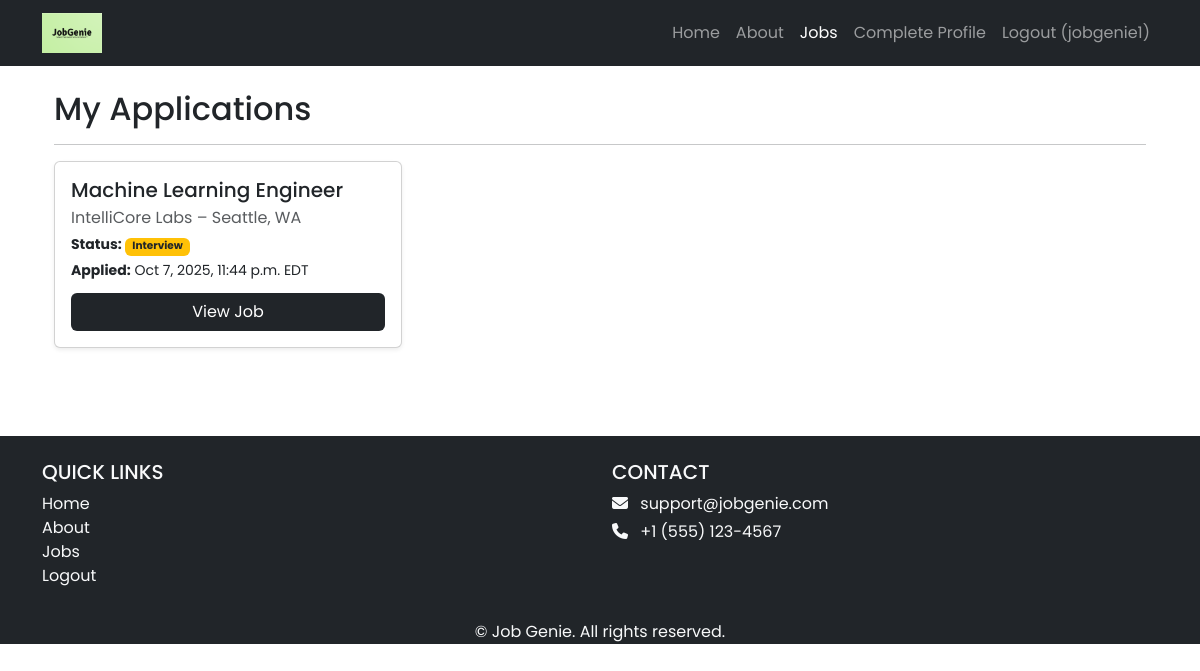
Screenshot of /jobs/my-applications/ (signed in) with the database file from the repository.
### jobs/models.py (models this page shows, shortened)
class Application(models.Model):
    STATUS_CHOICES = [
        ('applied', 'Applied'),
        ('review', 'Review'),
        ('interview', 'Interview'),
        ('offer', 'Offer'),
        ('closed', 'Closed'),
    ]
    job = models.ForeignKey(Job, on_delete=models.CASCADE, related_name="applications")
    candidate = models.ForeignKey(settings.AUTH_USER_MODEL, on_delete=models.CASCADE, related_name="applications")
    note = models.TextField(blank=True)  # tailored note from candidate
    status = models.CharField(max_length=20, choices=STATUS_CHOICES, default='applied')
    applied_at = models.DateTimeField(auto_now_add=True)
    def get_status_badge_class(self):
        return {
            'applied': 'bg-secondary',
            'review': 'bg-info text-dark',
            'interview': 'bg-warning text-dark',
            'offer': 'bg-success',
            'closed': 'bg-danger'
        }.get(self.status, 'bg-dark')

class Job(models.Model):
    JOB_TYPES = [
        ('FT', 'Full Time'),
        ('PT', 'Part Time'),
        ('IN', 'Internship'),
        ('CT', 'Contractor'),
    ]
    REMOTE_TYPES = [
        ('ON', 'On-site'),
        ('RE', 'Remote'),
        ('HY', 'Hybrid'),
    ]
    SPONSORSHIP_OPT = [
        ('YES', 'Sponsorship Available'),
        ('NO', 'No Sponsorship'),
    ]
    recruiter = models.ForeignKey(
    Recruiter,
    on_delete=models.CASCADE,
    related_name="jobs",
    null=True,
    blank=True
    )
    title = models.CharField(max_length=255)
    company_name = models.CharField(max_length=255, blank=True, default="")
    skills = models.TextField(help_text="List required skills, separated by commas", blank=True, default="")
    location = models.CharField(max_length=255)
    salary_min = models.DecimalField(max_digits=10, decimal_places=2, null=True, blank=True)
    salary_max = models.DecimalField(max_digits=10, decimal_places=2, null=True, blank=True)
    job_type = models.CharField(max_length=2, choices=JOB_TYPES)
    visa_sponsorship = models.CharField(max_length=3, choices=SPONSORSHIP_OPT, default='NO')
    remote_type = models.CharField(max_length=2, choices=REMOTE_TYPES, default='ON')
    created_at = models.DateTimeField(auto_now_add=True)
    updated_at = models.DateTimeField(auto_now=True)
    class Meta:
        indexes = [
            models.Index(fields=['job_type']),
            models.Index(fields=['remote_type']),
            models.Index(fields=['location']),
        ]
        ordering = ['-created_at']

### jobs/views.py (the view)
# urls.py: path('my-applications/', MyApplicationsView.as_view(), name='my_applications'),
@method_decorator(login_required, name='dispatch')
class MyApplicationsView(ListView):
    model = Application
    template_name = 'jobs/my_applications.html'
    context_object_name = 'applications'
    def get_queryset(self):
        return Application.objects.filter(candidate=self.request.user).select_related('job').order_by('-applied_at')

### jobs/templates/jobs/my_applications.html (shortened to what this page needs)
{% extends 'base.html' %}
{% block content %}
<div class="container p-4">
  <h2>My Applications</h2>
  <hr>
  {% if applications %}
    <div class="row">
      {% for app in applications %}
        <div class="col-md-6 col-lg-4 mb-3">
          <div class="card p-3 shadow-sm">
            <h5 class="mb-1">{{ app.job.title }}</h5>
            <p class="text-muted mb-1">{{ app.job.company_name }} – {{ app.job.location }}</p>
            <p class="small mb-1">
              <strong>Status:</strong>
              <span class="badge {{ app.get_status_badge_class }}">
                {{ app.get_status_display }}
              </span>
            </p>
            <p class="small mb-1">
              <strong>Applied:</strong> {{ app.applied_at|date:"M j, Y, g:i a T" }}
            </p>
            <a href="{% url 'job_detail' app.job.id %}" class="btn bg-dark text-white mt-2">View Job</a>
          </div>
        </div>
      {% endfor %}
    </div>
  {% else %}
    <div class="alert alert-light border">You haven’t applied to any jobs yet.</div>
  {% endif %}
</div>
{% endblock %}

### jobgenie/templates/base.html (shortened to what this page needs)
<!DOCTYPE html>
<html>
{% load static %}
<head>
    <link href="https://cdn.jsdelivr.net/npm/bootstrap@5.3.3/dist/css/bootstrap.min.css" rel="stylesheet"
>
    <link rel="stylesheet" href="https://cdnjs.cloudflare.com/ajax/libs/font-awesome/6.1.1/css/all.min.css">
    <link rel="stylesheet" type="text/css" href="{% static 'css/style.css' %}">
</head>
<body>
    <header>
        <nav class="navbar navbar-expand-lg navbar-dark bg-dark">
            <div class="container">
                <a class="navbar-brand" href="{% url 'home.index' %}">
                    <img src="{% static 'img/logo.png' %}" alt="logo" height="40" />
                </a>
                <div class="collapse navbar-collapse" id="navbarNav">
                    <ul class="navbar-nav ms-auto">
                        <li class="nav-item">
                            <a class="nav-link {% if request.resolver_match.url_name == 'home.index' %}active{% endif %}"
                                href="{% url 'home.index' %}">Home</a>
                        </li>
                        <li class="nav-item">
                            <a class="nav-link {% if request.resolver_match.url_name == 'home.about' %}active{% endif %}"
                                href="{% url 'home.about' %}">About</a>
                        </li>
                        <li class="nav-item">
                            <a class="nav-link {% if request.path|slice:':6' == '/jobs/' %}active{% endif %}" href="{% url 'job_list' %}">Jobs</a>
                        </li>
                        {% if user.is_authenticated %}
                            {% if user.userprofile.role == "JOB_SEEKER" %}
                                <li class="nav-item">
                                    <a class="nav-link {% if request.resolver_match.url_name == 'profiles:view_profile' %}active{% endif %}"
                                        href="{% url 'profiles:view_profile' %}">My Profile</a>
                                </li>
                                <li class="nav-item">
                                    <a class="nav-link {% if request.resolver_match.url_name == 'my_applications' %}active{% endif %}"
                                        href="{% url 'my_applications' %}">My Applications</a>
                                </li>
                            {% else %}
                                <li class="nav-item">
                                    <a class="nav-link" href="{% url 'accounts.signup' %}">Complete Profile</a>
                                </li>
                            {% endif %}
                            <li class="nav-item">
                                <a class="nav-link" href="{% url 'accounts.logout' %}">Logout ({{ user.username }})</a>
                            </li>
                        {% endif %}
                    </ul>
                </div>
            </div>
        </nav>
    </header>
    <div>
        {% block content %}
        {% endblock content %}
    </div>
    <footer class="bg-dark text-light pt-4 mt-5">
        <div class="container text-center">
            <div class="row text-center text-md-start">
                <div class="col-md-6 mb-3">
                    <h5 class="text-uppercase">Quick Links</h5>
                    <ul class="list-unstyled">
                    <li><a href="{% url 'home.index' %}" class="text-light text-decoration-none">Home</a></li>
                    <li><a href="{% url 'home.about' %}" class="text-light text-decoration-none">About</a></li>
                    <li><a href="{% url 'job_list' %}" class="text-light text-decoration-none">Jobs</a></li>
                    {% if user.is_authenticated %}
                        <li><a href="{% url 'accounts.logout' %}" class="text-light text-decoration-none">Logout</a></li>
                    {% else %}
                        <li><a href="{% url 'accounts.login' %}" class="text-light text-decoration-none">Login</a></li>
                        <li><a href="{% url 'accounts.signup' %}" class="text-light text-decoration-none">Sign Up</a>
                        </li>
                        {% endif %}
                    </ul>
                </div>
                <div class="col-md-6 mb-3">
                    <h5 class="text-uppercase">Contact</h5>
                    <p class="mb-1"><i class="fas fa-envelope me-2"></i> support@jobgenie.com</p>
                    <p class="mb-1"><i class="fas fa-phone me-2"></i> +1 (555) 123-4567</p>
                </div>
            </div>
            <p class="mb-0">&copy; {{ now|date:"Y" }} Job Genie. All rights reserved.</p>
        </div>
    </footer>
</body>
</html>

### jobgenie/static/css/style.css (style rules this page uses)
body { font-family: 'Poppins', sans-serif; }
.navbar-brand { font-size: 1.4rem; letter-spacing: 1px; }

### rows the page displays
Application: job "Machine Learning Engineer", job.company_name "IntelliCore Labs", job.location "Seattle, WA", status "Interview", applied_at "Oct 7, 2025, 11:44 p.m. EDT"

### other values shown
{{ user.username }} "jobgenie1"
